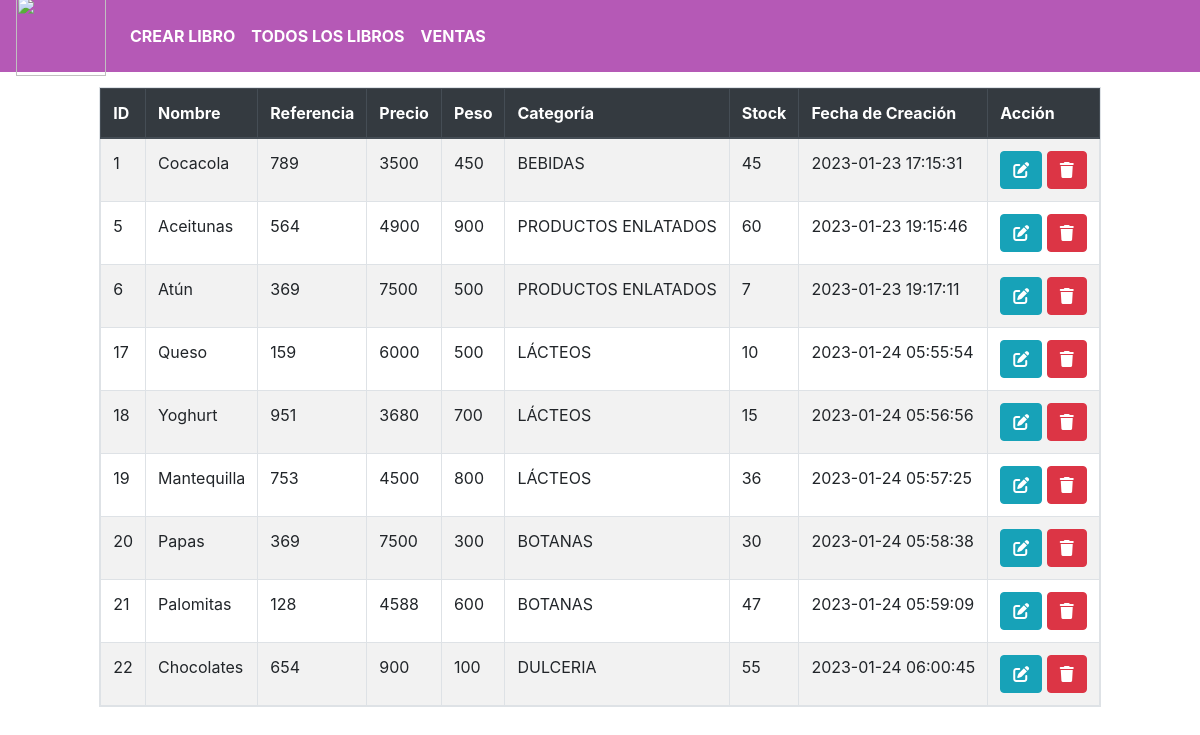
/todos.php, run on an earlier commit of the app's database.
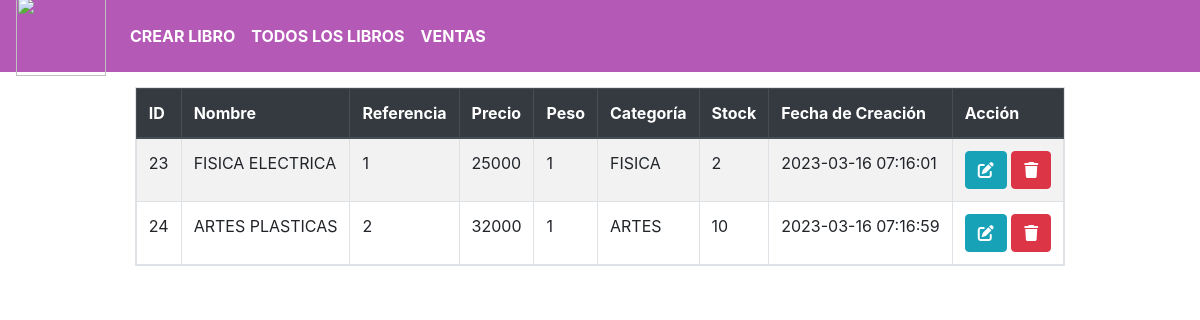
And on a later commit of the database.
### tables this page shows
CREATE TABLE `productos` (
  `id` int NOT NULL AUTO_INCREMENT,
  `nombre` varchar(255) NOT NULL,
  `referencia` int NOT NULL,
  `precio` int NOT NULL,
  `peso` int NOT NULL,
  `categoria` varchar(255) NOT NULL,
  `stock` int NOT NULL,
  `fecha` timestamp NOT NULL DEFAULT CURRENT_TIMESTAMP,
  PRIMARY KEY (`id`,`referencia`)
);

### todos.php (the view, shortened to what this page needs)
<?php include("db.php") ?>
<?php include("includes/header.php") ?>
<div class="row justify-content-center">
    <div class="col-auto" style="padding-top: 15px;">
        <table class="table table-bordered table-striped table-responsive">
            <thead class="thead-dark">
                <tr>
                    <th>ID</th>
                    <th>Nombre</th>
                    <th>Referencia</th>
                    <th>Precio</th>
                    <th>Peso</th>
                    <th>Categoría</th>
                    <th>Stock</th>
                    <th>Fecha de Creación</th>
                    <th>Acción</th>
                </tr>
            </thead>
            <tbody>
                <?php
                $query = "SELECT * FROM `productos`";
                $productos = mysqli_query($conn, $query);
                while ($product = mysqli_fetch_array($productos)) { ?>
                    <tr>
                        <td><?php echo $product['id'] ?></td>
                        <td><?php echo $product['nombre'] ?></td>
                        <td><?php echo $product['referencia'] ?></td>
                        <td><?php echo $product['precio'] ?></td>
                        <td><?php echo $product['peso'] ?></td>
                        <td><?php echo $product['categoria'] ?></td>
                        <td><?php echo $product['stock'] ?></td>
                        <td><?php echo $product['fecha'] ?></td>
                        <td>
                            <a href="edit.php?id=<?php echo $product['id'] ?>" class="btn btn-info">
                                <i class="fa-solid fa-pen-to-square"></i>
                            </a>
                            <a href="delete.php?id=<?php echo $product['id'] ?>" class="btn btn-danger">
                                <i class="fa-solid fa-trash"></i>
                            </a>
                        </td>
                    </tr>
                <?php } ?>
            </tbody>
        </table>
    </div>
</div>
<?php include("includes/footer.php") ?>

### includes/header.php (shortened to what this page needs)
<!DOCTYPE html>
<html lang="en">
<head>
    <link rel="stylesheet" href="https://cdn.jsdelivr.net/npm/bootstrap@4.2.1/dist/css/bootstrap.min.css">
</head>
<body>
    <nav class="navbar navbar-expand-lg navbar-light" style="background-color:#B559B6  ; height: 4.5rem;">
        <div class="collapse navbar-collapse" id="navbarTogglerDemo01">
            <a class="navbar-brand" href="index.php"><img src="https://www.metabiblioteca.com/wp-content/uploads/2021/08/logo-metabiblioteca.png" width=90 px height=80 px></a>
            <ul class="navbar-nav mr-auto mt-2 mt-lg-0">
                <li class="nav-item active">
                    <a class="nav-link" href="index.php" style="color:#FFFFFF;"><strong>CREAR LIBRO</strong></a>
                </li>
                <li class="nav-item active">
                    <a class="nav-link" href="todos.php"  style="color:#FFFFFF;"><strong>TODOS LOS LIBROS</strong></a>
                </li>
                <li class="nav-item active">
                    <a class="nav-link" href="ventas.php" style="color:#FFFFFF;"><strong>VENTAS</strong></a>
                </li>
            </ul>
        </div>
    </nav>

### includes/footer.php (shortened to what this page needs)
</body>
</html>

What changed in the data, as far as the page shows it:
removed productos: id "1", nombre "Cocacola", referencia "789", precio "3500", peso "450", categoria "BEBIDAS", stock "45", fecha "2023-01-23 17:15:31"
removed productos: id "5", nombre "Aceitunas", referencia "564", precio "4900", peso "900", categoria "PRODUCTOS ENLATADOS", stock "60", fecha "2023-01-23 19:15:46"
removed productos: id "6", nombre "Atún", referencia "369", precio "7500", peso "500", categoria "PRODUCTOS ENLATADOS", stock "7", fecha "2023-01-23 19:17:11"
removed productos: id "17", nombre "Queso", referencia "159", precio "6000", peso "500", categoria "LÁCTEOS", stock "10", fecha "2023-01-24 05:55:54"
removed productos: id "18", nombre "Yoghurt", referencia "951", precio "3680", peso "700", categoria "LÁCTEOS", stock "15", fecha "2023-01-24 05:56:56"
removed productos: id "19", nombre "Mantequilla", referencia "753", precio "4500", peso "800", categoria "LÁCTEOS", stock "36", fecha "2023-01-24 05:57:25"
removed productos: id "20", nombre "Papas", referencia "369", precio "7500", peso "300", categoria "BOTANAS", stock "30", fecha "2023-01-24 05:58:38"
removed productos: id "21", nombre "Palomitas", referencia "128", precio "4588", peso "600", categoria "BOTANAS", stock "47", fecha "2023-01-24 05:59:09"
removed productos: id "22", nombre "Chocolates", referencia "654", precio "900", peso "100", categoria "DULCERIA", stock "55", fecha "2023-01-24 06:00:45"
added productos: id "23", nombre "FISICA ELECTRICA", referencia "1", precio "25000", peso "1", categoria "FISICA", stock "2", fecha "2023-03-16 07:16:01"
added productos: id "24", nombre "ARTES PLASTICAS", referencia "2", precio "32000", peso "1", categoria "ARTES", stock "10", fecha "2023-03-16 07:16:59"
